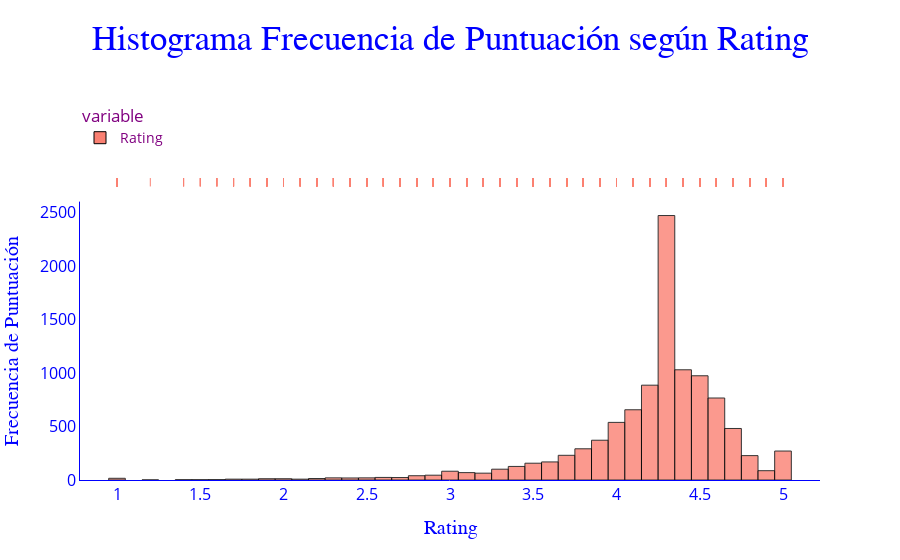

Write notebook code for a chart like this one.
### Markdown cell above
Observando más a detalle con plotly a la columna Size, que con seaborn pareciera que aún le quedan outlier, podemos ver que ese valor está adentro del valor_maximo y por lo tanto no es un dato atípico.

### Code cell
target = df_google_sin_duplicados["Rating"]

# Especificar colores para cada categoría
color = {"Rating": "salmon"}

fig = px.histogram(target, nbins=45, opacity=0.8,
                   title="Histograma Frecuencia de Postulación a un Determinado Salario",
                   labels={"Rating": "Rating Apps Google Play Store", "count": "Frecuencia"},
                   marginal="rug",
                   color_discrete_map= color
                   )

fig.update_layout(title=dict(text="Histograma Frecuencia de Puntuación según Rating",
                              font=dict(size=35, color="blue", family="Arial"),
                              pad=dict(b=30, l=0, r=0, t=30), x=0.5),
                  xaxis=dict(title=dict(text="Rating", font=dict(color="blue", size=20, family="Arial")),
                              showline=True, linewidth=1, linecolor='blue',
                              tickfont=dict(color='blue', size=16)),
                  yaxis=dict(title=dict(text="Frecuencia de Puntuación", font=dict(color="blue", size=20, family="Arial")),
                              showline=True, linewidth=1, linecolor='blue',
                              tickfont=dict(color='blue', size=16)),
                  showlegend=True,
                  legend=dict(x=0, y=1, traceorder="reversed", orientation="v", # Posición superior izquierda
                              font=dict(color="purple", size=14)),  # Color púrpura para el texto de la leyenda
                  paper_bgcolor="white",
                  plot_bgcolor="white")

# Personalizar bordes de las barras
fig.update_traces(marker=dict(line=dict(color='black', width=1)))

# Mostrar el gráfico
fig.show()

### Figure 1 — Plotly figure (JSON) as saved in the notebook; plotly's stock layout.template omitted (floating-point values rounded to 4 significant figures; data arrays with more than 128 entries replaced by an {"elided": "..."} marker saying what was removed)
{"data": [{"alignmentgroup": "True", "bingroup": "x", "hovertemplate": "variable=Rating<br>value=%{x}<br>count=%{y}<extra></extra>", "legendgroup": "Rating", "marker": {"color": "salmon", "line": {"color": "black", "width": 1}, "opacity": 0.8, "pattern": {"shape": ""}}, "name": "Rating", "nbinsx": 45, "offsetgroup": "Rating", "orientation": "v", "showlegend": true, "type": "histogram", "x": {"elided": "10342 float values"}, "xaxis": "x", "yaxis": "y"}, {"alignmentgroup": "True", "boxpoints": "all", "fillcolor": "rgba(255,255,255,0)", "hoveron": "points", "hovertemplate": "variable=Rating<br>value=%{x}<extra></extra>", "jitter": 0, "legendgroup": "Rating", "line": {"color": "rgba(255,255,255,0)"}, "marker": {"color": "salmon", "line": {"color": "black", "width": 1}, "symbol": "line-ns-open"}, "name": "Rating", "offsetgroup": "Rating", "showlegend": false, "type": "box", "x": {"elided": "10342 float values"}, "xaxis": "x2", "yaxis": "y2"}], "layout": {"barmode": "relative", "legend": {"font": {"color": "purple", "size": 14}, "orientation": "v", "title": {"text": "variable"}, "tracegroupgap": 0, "traceorder": "reversed", "x": 0, "y": 1}, "paper_bgcolor": "white", "plot_bgcolor": "white", "showlegend": true, "title": {"font": {"color": "blue", "family": "Arial", "size": 35}, "pad": {"b": 30, "l": 0, "r": 0, "t": 30}, "text": "Histograma Frecuencia de Puntuación según Rating", "x": 0.5}, "xaxis": {"anchor": "y", "domain": [0, 1], "linecolor": "blue", "linewidth": 1, "showline": true, "tickfont": {"color": "blue", "size": 16}, "title": {"font": {"color": "blue", "family": "Arial", "size": 20}, "text": "Rating"}}, "xaxis2": {"anchor": "y2", "domain": [0, 1], "matches": "x", "showgrid": true, "showticklabels": false}, "yaxis": {"anchor": "x", "domain": [0, 0.7326], "linecolor": "blue", "linewidth": 1, "showline": true, "tickfont": {"color": "blue", "size": 16}, "title": {"font": {"color": "blue", "family": "Arial", "size": 20}, "text": "Frecuencia de Puntuación"}}, "yaxis2": {"anchor": "x2", "domain": [0.7426, 1], "matches": "y2", "showgrid": false, "showline": false, "showticklabels": false, "ticks": ""}}}
